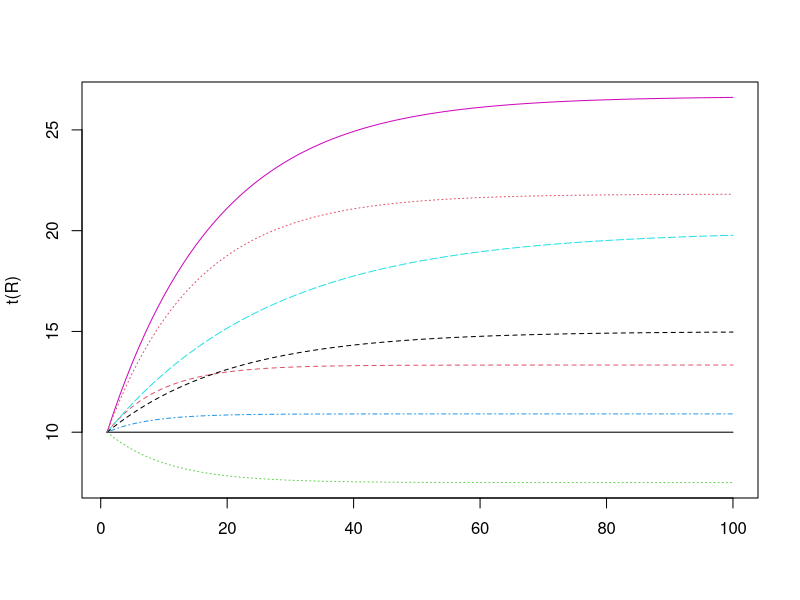
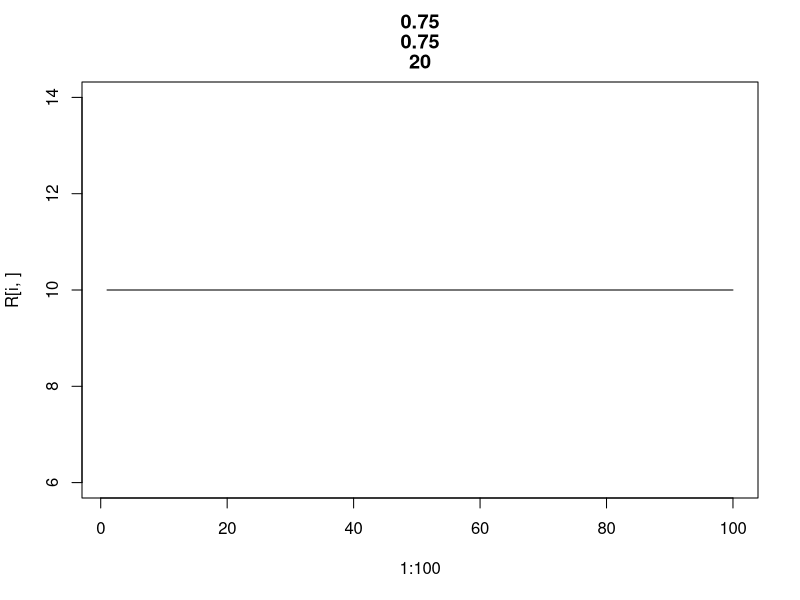
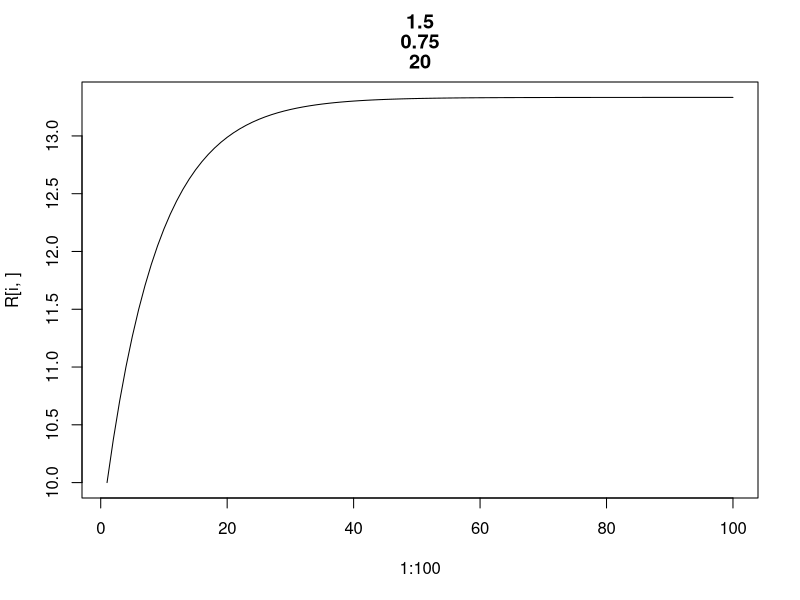
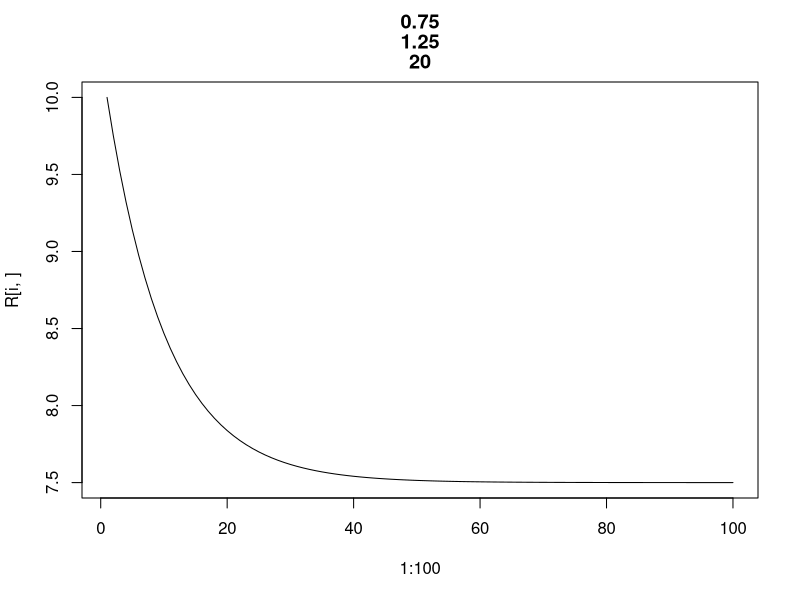
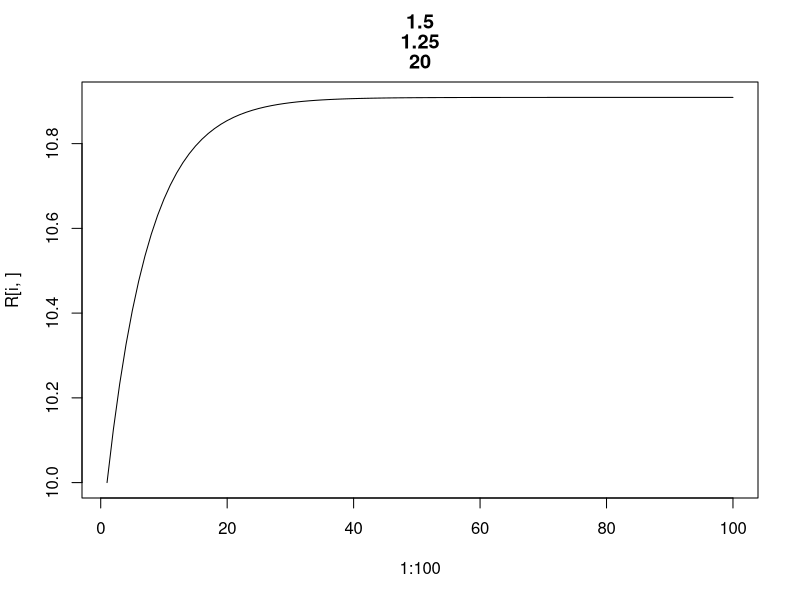
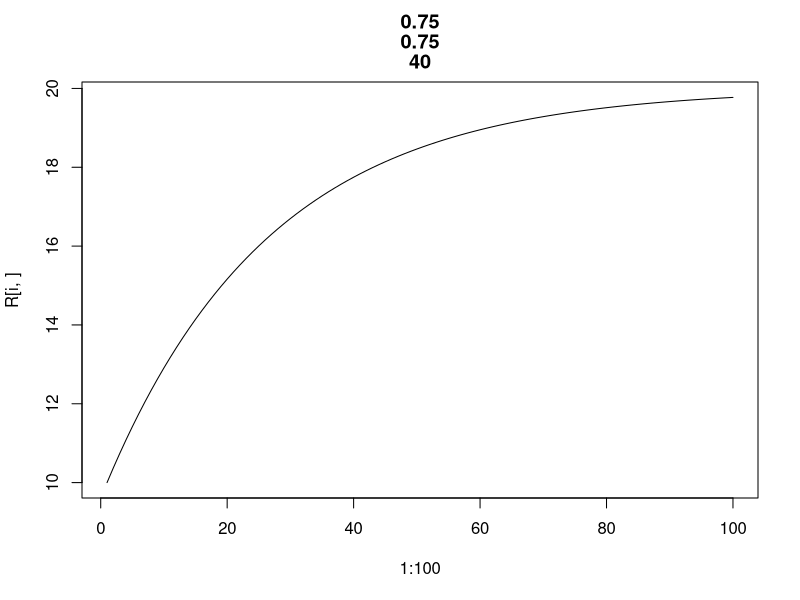
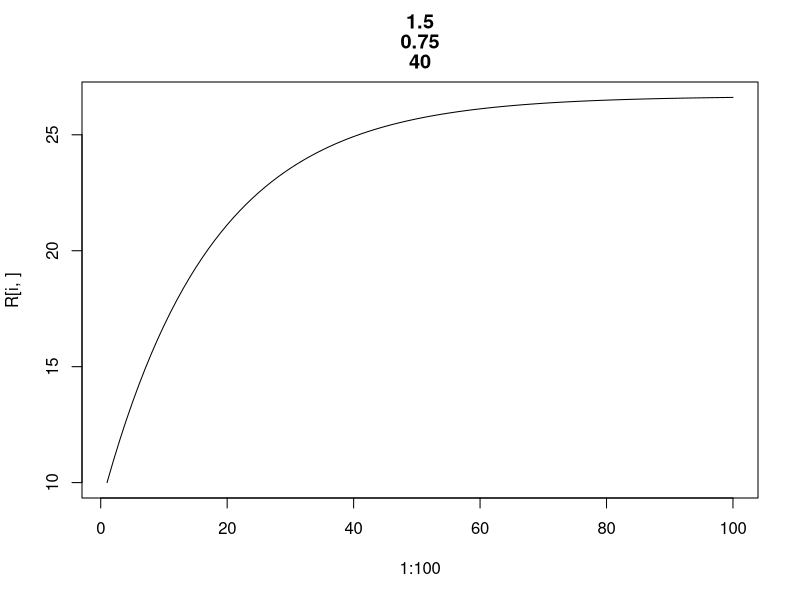
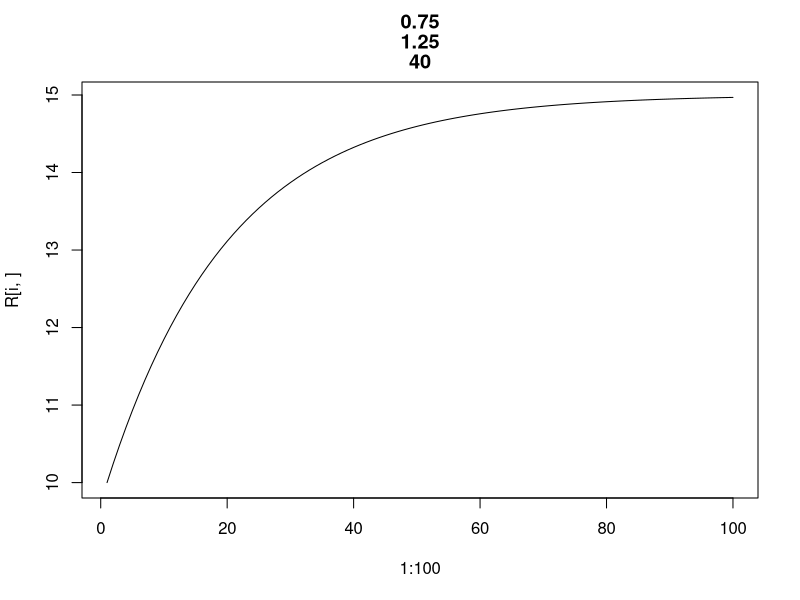

R code for these plots, in order:
R <- matrix(0, ncol = 100, nrow = 8)
R[, 1] <- 10

par <- expand.grid(Ix = c(0.75, 1.5), Ex = c(0.75, 1.25), P = c(20, 40))

for(j in 1:nrow(par)){
  Ix <- par$Ix[j]; Ex <- par$Ex[j]; P <- par$P[j]
    for(i in 2:ncol(R)){
      R[j, i] <- R[j, i-1] + Ix - (Ix/P)*R[j, i-1] - Ex/P*R[j, i-1]
    }
  }

matplot(t(R), type = "l")

for(i in 1:8){plot(1:100, R[i, ], type = "l", main = par[i,])}
